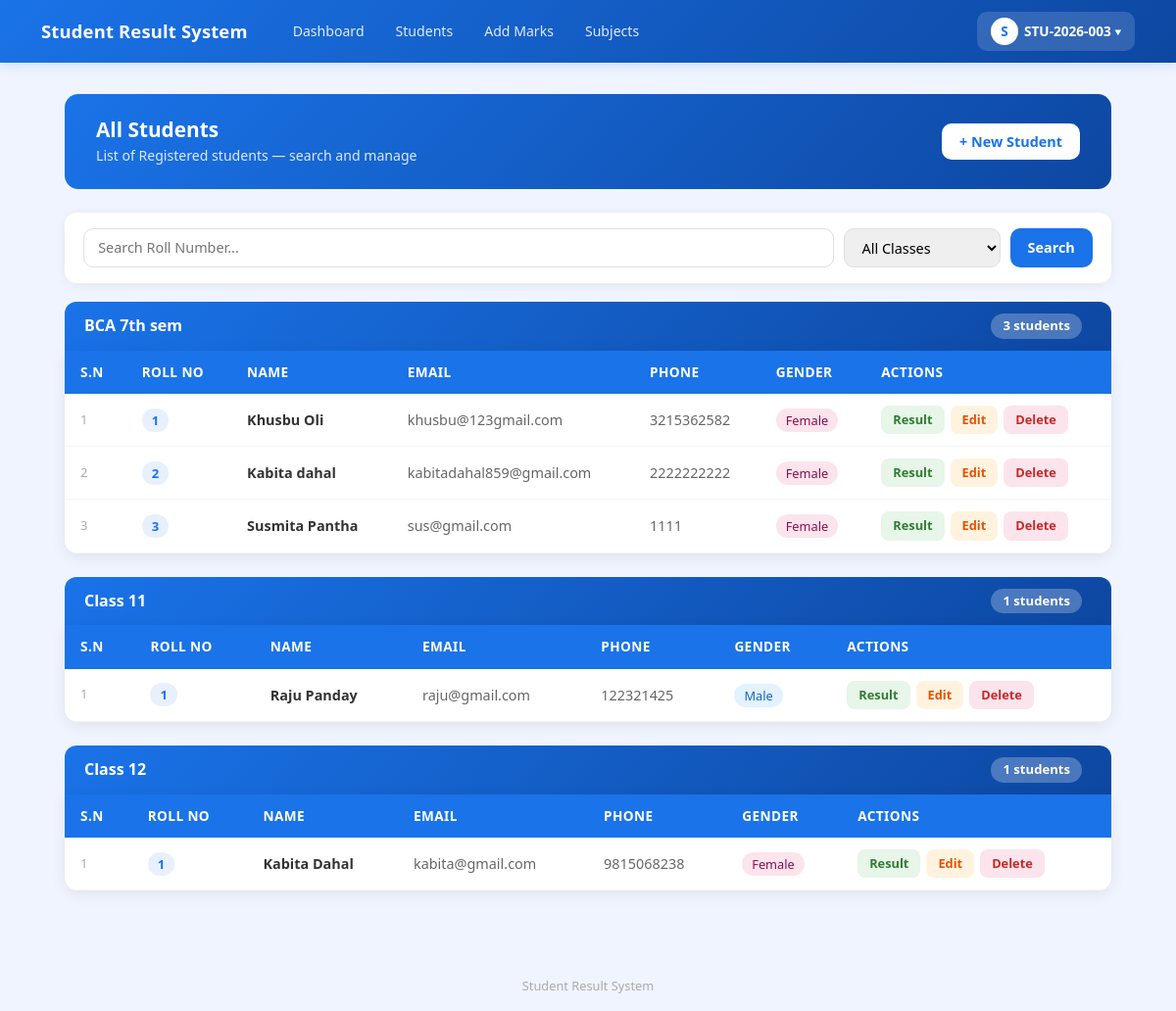
The app's page /students/ (signed in), older data.
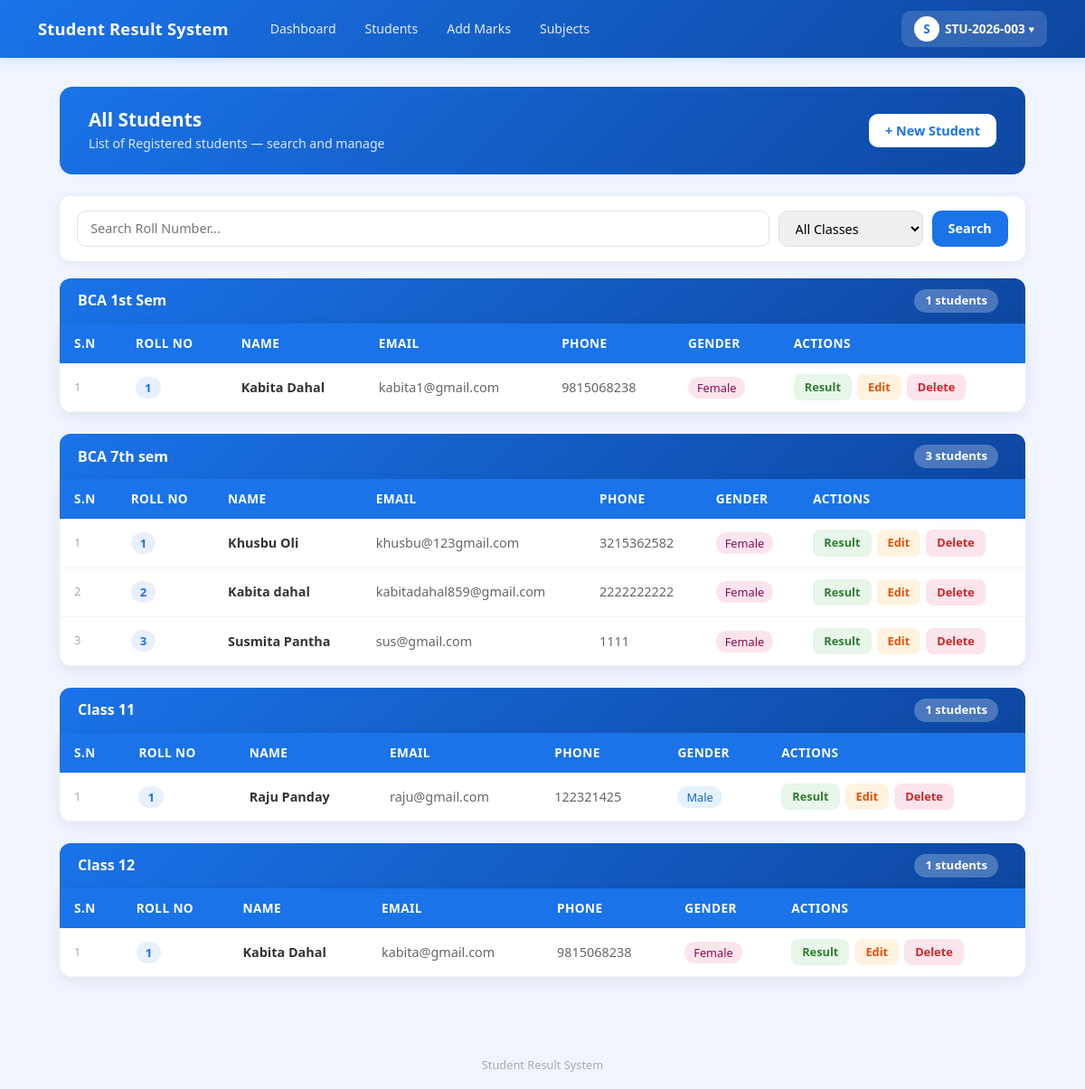
The same page, newer data.
### result/models.py (models this page shows, shortened)
class Class(models.Model):
    name = models.CharField(max_length=20)
    section = models.CharField(max_length=10, blank=True)
    def __str__(self):
        if self.section:
            return f"{self.name} - Section {self.section}"
        return self.name
    class Meta:
        verbose_name_plural = "Classes"
        ordering = ['name', 'section']

class Student(models.Model):
    GENDER_CHOICES = [
        ('Male', 'Male'),
        ('Female', 'Female'),
        ('Other', 'Other'),
    ]
    student_id = models.CharField(
        max_length=20,
        unique=True,
        default=generate_student_id,
        editable=False
    )
    roll_number = models.PositiveIntegerField()
    first_name = models.CharField(max_length=50)
    last_name = models.CharField(max_length=50)
    email = models.EmailField(unique=True)
    phone = models.CharField(max_length=15, validators=[MinLengthValidator(10)])
    gender = models.CharField(max_length=10, choices=GENDER_CHOICES)
    date_of_birth = models.DateField()
    address = models.TextField()
    parent_name = models.CharField(max_length=100, blank=True)
    parent_phone = models.CharField(
    max_length=15,
    validators=[MinLengthValidator(10)]
)
    parent_email = models.EmailField(blank=True)
    class_name = models.ForeignKey(
        Class,
        on_delete=models.CASCADE,
        related_name='students',
        null=True,
        blank=True
    )
    user = models.OneToOneField(
        User,
        on_delete=models.SET_NULL,
        null=True,
        blank=True,
        related_name='student_profile'
    )
    class Meta:
        unique_together = ['roll_number', 'class_name']
        ordering = ['class_name', 'roll_number']

### result/views.py (the view)
# urls.py: path('students/', views.student_list, name='student_list'),
@login_required(login_url='login')
def student_list(request):
    query = request.GET.get('roll', '')
    selected_class = request.GET.get('class_id', '')
    classes = Class.objects.all()
    if query or selected_class:
        students = Student.objects.all()
        if query:
            students = students.filter(roll_number__icontains=query)
        if selected_class:
            students = students.filter(class_name_id=selected_class)
        grouped = None
    else:
        students = None
        grouped = []
        for cls in classes:
            cls_students = Student.objects.filter(class_name=cls)
            if cls_students.exists():
                grouped.append({
                    'class': cls,
                    'students': cls_students
                })
    return render(request, 'result/student_list.html', {
        'students': students,
        'grouped': grouped,
        'query': query,
        'classes': classes,
        'selected_class': selected_class,
    })

### result/templates/result/student_list.html (shortened to what this page needs)
{% extends 'result/base.html' %}
{% block content %}
<div class="page-header">
    <div>
        <h4>All Students</h4>
        <p>List of Registered students — search and manage</p>
    </div>
    <a href="{% url 'add_student' %}" class="btn-add">+ New Student</a>
</div>
<div class="search-card">
    <form method="GET" style="display:flex; gap:10px; flex:1; flex-wrap:wrap;">
        <input type="text" name="roll" value="{{ query }}" class="search-input" placeholder="Search Roll Number...">
        <select name="class_id" class="filter-select">
            <option value="">All Classes</option>
        </select>
        <button type="submit" class="btn-search">Search</button>
    </form>
</div>
{% if students is not None %}
<div class="stat-row">
    <div class="stat-pill">
        <span style="color:#1a73e8;">Total:</span>
        <span>{{ students.count }} students</span>
    </div>
</div>
<div class="table-card-standalone">
    <table class="table">
        <thead>
            <tr>
                <th>S.N</th>
                <th>Roll No</th>
                <th>Name</th>
                <th>Email</th>
                <th>Phone</th>
                <th>Gender</th>
                <th>Class</th>
                <th>Actions</th>
            </tr>
        </thead>
        <tbody>
            {% for student in students %}
            <tr>
                <td style="color:#aaa; font-size:0.82rem;">{{ forloop.counter }}</td>
                <td><span class="roll-badge">{{ student.roll_number }}</span></td>
                <td><strong>{{ student.first_name }} {{ student.last_name }}</strong></td>
                <td style="color:#666;">{{ student.email }}</td>
                <td style="color:#666;">{{ student.phone }}</td>
                <td>
                    <span class="gender-badge
                        {% if student.gender == 'Male' %}gender-male
                        {% elif student.gender == 'Female' %}gender-female
                        {% else %}gender-other{% endif %}">
                        {{ student.gender }}
                    </span>
                </td>
                <td style="color:#666;">{{ student.class_name }}</td>
                <td>
                    <div class="action-btns">
                        <a href="{% url 'student_result' student.pk %}" class="btn-result">Result</a>
                        <a href="{% url 'edit_student' student.pk %}" class="btn-edit">Edit</a>
                        <a href="{% url 'delete_student' student.pk %}" class="btn-delete">Delete</a>
                    </div>
                </td>
            </tr>
            {% empty %}
            <tr>
                <td colspan="8">
                    <div class="empty-state">
                        <div class="icon"> </div>
                        <p>No student found!</p>
                        <a href="{% url 'student_list' %}" class="btn-search"
                            style="text-decoration:none; padding:8px 20px; border-radius:10px;">
                            See all students
                        </a>
                    </div>
                </td>
            </tr>
            {% endfor %}
        </tbody>
    </table>
</div>
{% else %}
{% if grouped %}
{% for group in grouped %}
<div class="class-group">
    <div class="class-header" onclick="toggleClass('class_{{ forloop.counter }}')">
        <h6> {{ group.class }}</h6>
        <div style="display:flex; align-items:center; gap:10px;">
            <span class="count-badge">{{ group.students.count }} students</span>
        </div>
    </div>
    <div class="table-card" id="class_{{ forloop.counter }}">
        <table class="table">
            <thead>
                <tr>
                    <th>S.N</th>
                    <th>Roll No</th>
                    <th>Name</th>
                    <th>Email</th>
                    <th>Phone</th>
                    <th>Gender</th>
                    <th>Actions</th>
                </tr>
            </thead>
            <tbody>
                {% for student in group.students %}
                <tr>
                    <td style="color:#aaa; font-size:0.82rem;">{{ forloop.counter }}</td>
                    <td><span class="roll-badge">{{ student.roll_number }}</span></td>
                    <td><strong>{{ student.first_name }} {{ student.last_name }}</strong></td>
                    <td style="color:#666;">{{ student.email }}</td>
                    <td style="color:#666;">{{ student.phone }}</td>
                    <td>
                        <span class="gender-badge
                                {% if student.gender == 'Male' %}gender-male
                                {% elif student.gender == 'Female' %}gender-female
                                {% else %}gender-other{% endif %}">
                            {{ student.gender }}
                        </span>
                    </td>
                    <td>
                        <div class="action-btns">
                            <a href="{% url 'student_result' student.pk %}" class="btn-result">Result</a>
                            <a href="{% url 'edit_student' student.pk %}" class="btn-edit">Edit</a>
                            <a href="{% url 'delete_student' student.pk %}" class="btn-delete">Delete</a>
                        </div>
                    </td>
                </tr>
                {% endfor %}
            </tbody>
        </table>
    </div>
</div>
{% endfor %}
{% endif %}
{% endif %}
{% endblock %}

### result/templates/result/base.html (shortened to what this page needs)
<!DOCTYPE html>
<html lang="ne">
<head>
    <link href="https://cdn.jsdelivr.net/npm/bootstrap@5.3.0/dist/css/bootstrap.min.css" rel="stylesheet">
    <link href="https://cdn.jsdelivr.net/npm/bootstrap-icons@1.10.0/font/bootstrap-icons.css" rel="stylesheet">
</head>
<body>
    <nav class="navbar navbar-expand-lg">
        <div class="container">
            <a class="navbar-brand text-white" href="{% url 'dashboard' %}">
                Student Result System
            </a>
            {% if user.is_authenticated %}
            <div class="collapse navbar-collapse" id="navMenu">
                <div class="d-flex gap-1 ms-3 flex-wrap align-items-center">
                    <a href="{% url 'dashboard' %}" class="nav-link-btn">Dashboard</a>
                    <a href="{% url 'student_list' %}" class="nav-link-btn">Students</a>
                    <a href="{% url 'add_marks' %}" class="nav-link-btn">Add Marks</a>
                    <a href="{% url 'subject_list' %}" class="nav-link-btn">Subjects</a>
                </div>
                <div class="ms-auto mt-2 mt-lg-0 profile-dropdown">
                    <button class="profile-btn" onclick="toggleDropdown()">
                        <div class="profile-avatar">
                            {{ request.user.username|first|upper }}
                        </div>
                        {{ request.user.username }}
                        ▾
                    </button>
                </div>
            </div>
            {% endif %}
        </div>
    </nav>
    <div class="main-container">
        {% block content %}{% endblock %}
    </div>
    <div class="site-footer">
        Student Result System
    </div>
</body>
</html>

### result/templates/result/base.html (style rules this page uses)
body { background: #f0f4ff; min-height: 100vh; }
.navbar-brand { font-size: 1.15rem; font-weight: 700; letter-spacing: 0.01em; }
.navbar { background: linear-gradient(135deg, #1a73e8, #0d47a1) !important; box-shadow: 0 2px 12px rgba(26, 115, 232, 0.18); padding: 0.75rem 0; }
.nav-link-btn { color: rgba(255, 255, 255, 0.88); font-size: 0.88rem; font-weight: 500; padding: 6px 14px; border-radius: 8px; text-decoration: none; transition: background 0.15s; }
.profile-dropdown { position: relative; }
.profile-btn { background: rgba(255, 255, 255, 0.15); color: white; border: none; border-radius: 10px; padding: 6px 14px; font-size: 0.85rem; font-weight: 600; cursor: pointer; display: flex; align-items: center; gap: 6px; transition: background 0.15s; }
.profile-avatar { width: 28px; height: 28px; background: white; color: #1a73e8; border-radius: 50%; display: flex; align-items: center; justify-content: center; font-weight: 800; font-size: 0.85rem; }
.main-container { max-width: 1100px; margin: 0 auto; padding: 2rem 1rem; }
.site-footer { text-align: center; color: #aaa; font-size: 0.8rem; padding: 2rem 0 1rem; }

### result/templates/result/student_list.html (style rules this page uses)
.page-header { background: linear-gradient(135deg, #1a73e8, #0d47a1); border-radius: 14px; padding: 1.5rem 2rem; color: white; display: flex; align-items: center; justify-content: space-between; flex-wrap: wrap; gap: 1rem; margin-bottom: 1.5rem; }
.page-header h4 { font-size: 1.3rem; font-weight: 700; margin: 0; }
.page-header p { margin: 0.2rem 0 0; opacity: 0.85; font-size: 0.88rem; }
.btn-add { background: white; color: #1a73e8; font-weight: 600; border: none; border-radius: 10px; padding: 8px 18px; text-decoration: none; font-size: 0.9rem; transition: all 0.15s; }
.search-card { background: white; border-radius: 12px; padding: 1rem 1.2rem; box-shadow: 0 2px 12px rgba(0, 0, 0, 0.06); margin-bottom: 1.2rem; display: flex; gap: 10px; flex-wrap: wrap; align-items: center; }
.search-input { border-radius: 10px; border: 1.5px solid #e0e0e0; padding: 8px 14px; font-size: 0.9rem; flex: 1; min-width: 200px; transition: border-color 0.2s; }
.filter-select { border-radius: 10px; border: 1.5px solid #e0e0e0; padding: 8px 14px; font-size: 0.9rem; min-width: 160px; transition: border-color 0.2s; }
.btn-search { background: #1a73e8; color: white; border: none; border-radius: 10px; padding: 8px 18px; font-weight: 600; font-size: 0.9rem; cursor: pointer; transition: opacity 0.15s; }
.class-group { margin-bottom: 1.5rem; }
.class-header { background: linear-gradient(135deg, #1a73e8, #0d47a1); color: white; border-radius: 12px 12px 0 0; padding: 12px 20px; display: flex; align-items: center; justify-content: space-between; cursor: pointer; }
.class-header h6 { margin: 0; font-size: 1rem; font-weight: 700; }
.class-header .count-badge { background: rgba(255, 255, 255, 0.25); padding: 3px 12px; border-radius: 20px; font-size: 0.82rem; font-weight: 600; }
.table-card { background: white; border-radius: 0 0 14px 14px; box-shadow: 0 4px 16px rgba(0, 0, 0, 0.07); overflow: hidden; }
.table { margin: 0; font-size: 0.9rem; }
.table thead th { background: #1a73e8; color: white; font-weight: 600; border: none; padding: 12px 16px; font-size: 0.85rem; text-transform: uppercase; letter-spacing: 0.03em; }
.table tbody tr { border-bottom: 1px solid #f5f5f5; transition: background 0.1s; }
.table tbody td { padding: 12px 16px; vertical-align: middle; color: #333; }
.roll-badge { background: #e8f0fe; color: #1a73e8; font-weight: 700; padding: 3px 10px; border-radius: 20px; font-size: 0.82rem; }
.gender-badge { padding: 3px 10px; border-radius: 20px; font-size: 0.8rem; font-weight: 500; }
.gender-male { background: #e3f2fd; color: #1565c0; }
.gender-female { background: #fce4ec; color: #880e4f; }
.action-btns { display: flex; gap: 6px; flex-wrap: wrap; }
.btn-result { background: #e8f5e9; color: #2e7d32; border: none; border-radius: 8px; padding: 5px 12px; font-size: 0.8rem; font-weight: 600; text-decoration: none; transition: all 0.15s; }
.btn-edit { background: #fff3e0; color: #e65100; border: none; border-radius: 8px; padding: 5px 12px; font-size: 0.8rem; font-weight: 600; text-decoration: none; transition: all 0.15s; }
.btn-delete { background: #fce4ec; color: #c62828; border: none; border-radius: 8px; padding: 5px 12px; font-size: 0.8rem; font-weight: 600; text-decoration: none; transition: all 0.15s; }

Row changes from the older to the newer data that the page shows:
added Class: class "BCA 1st Sem", students.count "1"
added Student: roll_number "1", first_name "Kabita", last_name "Dahal", email "kabita1@gmail.com", phone "9815068238", gender "Female", shown under "BCA 1st Sem"
